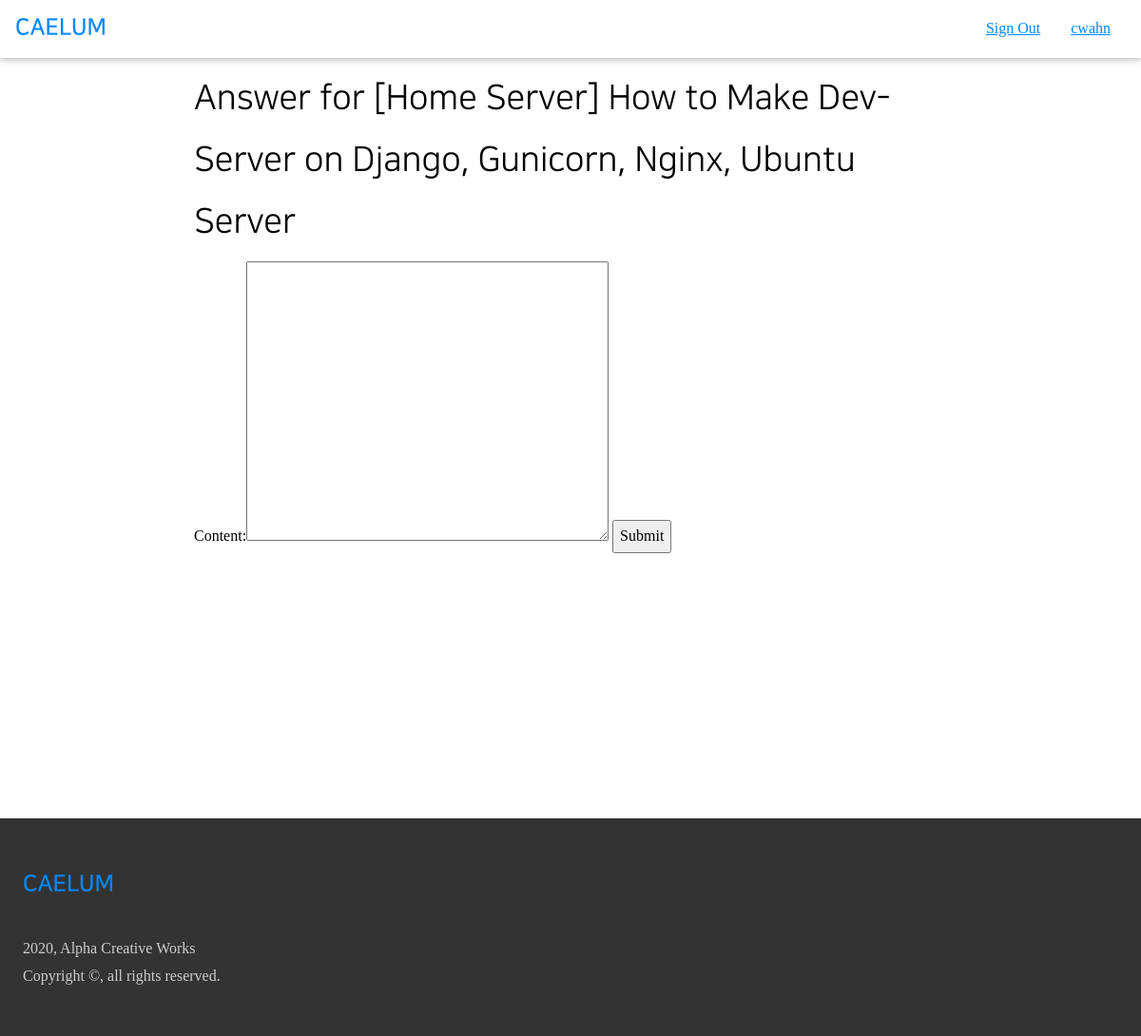
/answer/1/ (signed in), run on the app's committed database.
### accounts/models.py (models this page shows, shortened)
class User(AbstractBaseUser):
    email = models.EmailField(
        max_length=255,
        unique=True,
    )
    portal_id = models.CharField(
        max_length=10,
        unique=True,
        null=True,
    )
    name = models.CharField(
        max_length=30,
        null=True,
    )
    dept_major = models.CharField(
        max_length=50,
        null=True,
    )
    username = models.SlugField(
        max_length=30,
        null=True,
        unique=True,
    )
    reputation = models.IntegerField(
        blank=False,
        null=False,
        default=0,
    )
    is_email_verified = models.BooleanField(default=False)
    is_active = models.BooleanField(default=True)
    is_admin = models.BooleanField(default=False)
    objects = UserManager()
    USERNAME_FIELD = 'email'
    REQUIRED_FIELD = [
    ]

### air/models.py (models this page shows, shortened)
class Article(models.Model):
    author = models.ForeignKey(
        User,
        on_delete=models.CASCADE,
    )
    content = MarkdownxField()
    tags = TaggableManager(
        blank=True,
    )
    date_created = models.DateTimeField(
        auto_now_add=True,
    )
    hit_count = models.IntegerField(
        default=0,
    )
    is_answer = models.BooleanField(
        default=False,
    )
    parent = models.ForeignKey(
        'self',
        blank=True,
        null=True,
        on_delete=models.CASCADE,
        related_name='answers',
    )
    accepted = models.BooleanField(
        default=False,
    )
    def get_title(self):
        return self.content.split('\n')[0].replace('#', '').strip()
    class Meta:
        ordering = ['-date_created']

### air/views.py (the view)
# urls.py: path('answer/<int:pk>/', views.answer, name='answer'),
@login_required
def answer(request, pk):
    user = request.user
    question = Article.objects.get(pk=pk)
    if request.method == 'POST':
        form = ArticleCreationForm(
            request.POST,
            author=user,
            is_answer=True,
            parent=question,
        )
        if form.is_valid():
            article = form.save()
            return redirect('air:article', pk=article.pk)
    elif request.method == 'GET':
        form = ArticleCreationForm()
        context = {
            'user': user,
            'form': form,
            'question': question,  # nec?
        }
        return render(request, 'air/answer.html', context)

### air/forms.py (shortened to what this page needs)
class ArticleCreationForm(forms.ModelForm):
    def __init__(self, data=None, files=None, auto_id='id_%s', prefix=None, initial=None, error_class=ErrorList, label_suffix=None, empty_permitted=False, instance=None, use_required_attribute=None, renderer=None, author=None, is_answer=None, parent=None):
        super().__init__(data=data, files=files, auto_id=auto_id, prefix=prefix, initial=initial, error_class=error_class, label_suffix=label_suffix, empty_permitted=empty_permitted, instance=instance, use_required_attribute=use_required_attribute, renderer=renderer)
        self.author = author
        self.is_answer = is_answer
        self.parent = parent
    class Meta:
        model = Article
        fields = ('content', 'tags',)

### air/templates/air/answer.html (shortened to what this page needs)
{% extends 'air/account_widget.html' %}
{% load markdown_extras %}
{% block content %}
<div class=" acw3-container acw3-max-width-840 acw3-min-height-100">
    <div>
        <h1>Answer for {{ question.get_title }}</h1>
    </div>
    <form method="POST">
        {{ form }}
        <input type="submit" value="Submit" />
    </form>
</div>
{% endblock %}

### air/templates/air/account_widget.html (shortened to what this page needs)
{% extends 'common/base.html' %}
{% block account %}
<a href="{% url 'accounts:sign_out' %}" class=" acw3-bar-item">
    Sign Out
</a>
<a href="{% url 'accounts:account_manage' %}" class=" acw3-bar-item">
    {{ user.username }}
</a>
{% endblock %}

### static/common/acw3_pro.css (style rules this page uses)
html { box-sizing: border-box }
*, *:before, *:after { box-sizing: inherit }
html { -ms-text-size-adjust: 100%; -webkit-text-size-adjust: 100% }
body { margin: 0 }
a { background-color: transparent }
button, input, select, textarea, optgroup { font: inherit; margin: 0 }
button, input { overflow: visible }
button, [type=button], [type=reset], [type=submit] { -webkit-appearance: button }
textarea { overflow: auto }
html, body { font-family: Verdana, sans-serif; font-size: 16px; line-height: 1.5 }
html { overflow-x: hidden }
h1 { font-size: 36px }
h1, h2, h3, h4, h5, h6 { font-family: "Segoe UI", Arial, sans-serif; font-weight: 400; margin: 10px 0 }
a { color: inherit }
.acw3-bar .acw3-bar-item { padding: 8px 16px; float: left; width: auto; border: none; display: block; outline: 0 }
.acw3-container:after, .acw3-container:before, .acw3-panel:after, .acw3-panel:before, .acw3-row:after, .acw3-row:before, .acw3-row-padding:after, .acw3-row-padding:before, .acw3-cell-row:before, .acw3-cell-row:after, .acw3-clear:after, .acw3-clear:before, .acw3-bar:before, .acw3-bar:after { content: ""; display: table; clear: both }
.acw3-container, .acw3-panel { padding: 0.01em 24px }

### static/common/axw3.css (style rules this page uses)
body, html { height: 100%; line-height: 1.8; padding: 0; margin: 0; font-family: "NBG"; }
h1, h2, h3, h4, h5, h6 { font-family: "NS"; color: #000000; }
a { cursor: pointer; }
.acw3-max-width-840 { max-width: 840px; margin: auto; }
.acw3-min-height-100 { min-height: 100vh; }

### data on the page
User: username "cwahn"
Article: get_title "[Home Server] How to Make Dev-Server on Django, Gunicorn, Nginx, Ubuntu Server"
